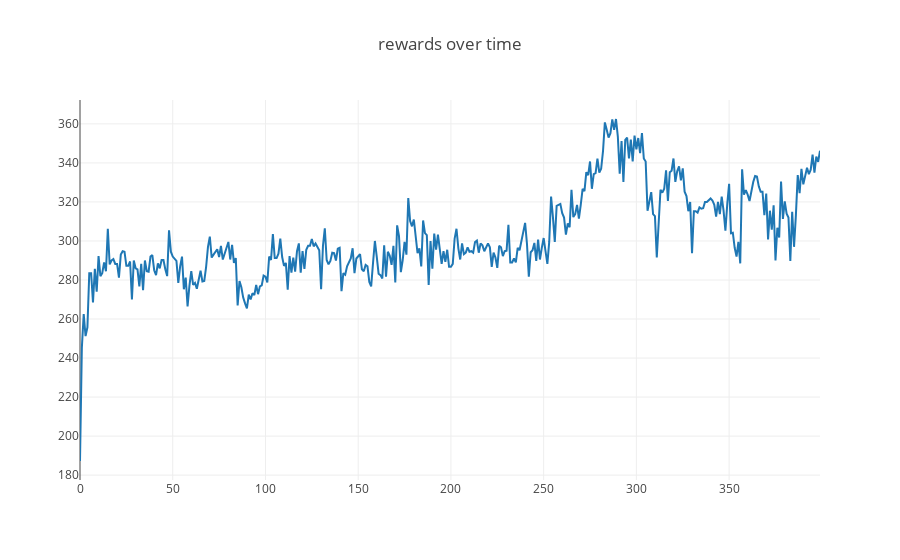

The cell this chart's notebook holds for it:
### Code cell
# Create rewards graph
rewards = go.Scatter(
    x = len(result.Rewards),
    y = result.Rewards,
)

data = [rewards]

# Plot and embed in ipython notebook!
plotly.offline.iplot(
    {"data": data,
     "layout": go.Layout(title="rewards over time")},
    image='png')

### Figure 1 — Plotly figure (JSON) as saved in the notebook; plotly's stock layout.template omitted (floating-point values rounded to 4 significant figures; data arrays with more than 128 entries replaced by an {"elided": "..."} marker saying what was removed)
{"data": [{"type": "scatter", "x": 400, "y": {"elided": "400 float values"}}], "layout": {"title": "rewards over time"}}
